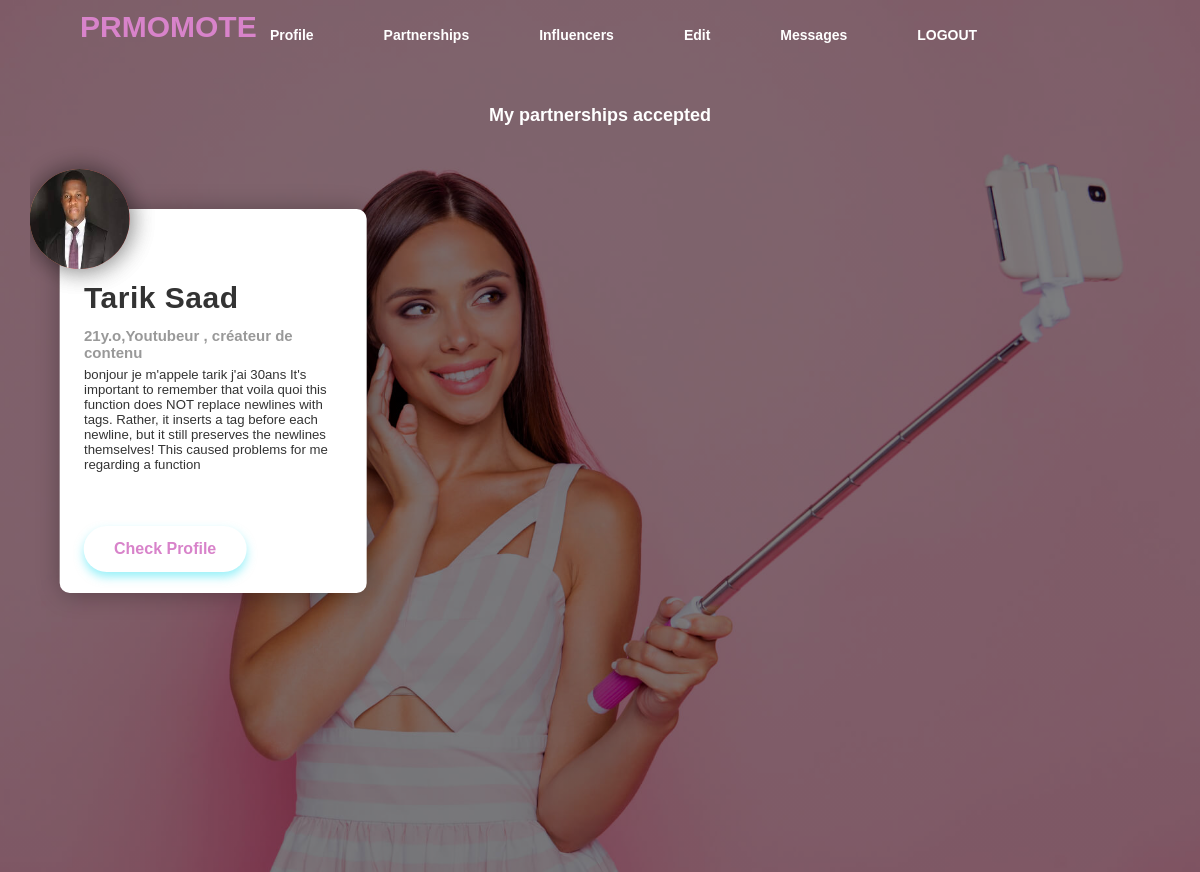
/espaceBrande/partnerships/main.php (signed in), run on the app's committed database.
### tables this page shows
CREATE TABLE Partnership
(
  id_influencer int
(11) NOT NULL,
  id_brand int
(11) NOT NULL,
  email_brand varchar
(255) NOT NULL,
  content varchar
(2000) NOT NULL,
  statut varchar
(50) NOT NULL,
  email_influencer varchar
(255) NOT NULL,
  sender varchar
(255) NOT NULL
);

CREATE TABLE influenceur
(
  id int
(255) NOT NULL,
  first_name varchar
(255) NOT NULL,
  last_name varchar
(255) NOT NULL,
  age varchar
(255) NOT NULL,
  email varchar
(255) NOT NULL,
  phone varchar
(255) NOT NULL,
  password varchar
(255) NOT NULL,
  gender varchar
(255) NOT NULL,
  description varchar
(1000) NOT NULL,
  profession varchar
(1000) NOT NULL,
  image_upload varchar
(255) NOT NULL
);

### espaceBrande/partnerships/main.php (the view, shortened to what this page needs)
<?php
include("../../connection/connection.php");
$id = $_SESSION["id"];
$sql = mysqli_query($conn, "SELECT * FROM Partnership where id_brand=$id and statut='signed'");
?>
<!DOCTYPE html>
<html lang="en">
<head>
    <link rel="stylesheet" href="style1.css">
    <link rel="stylesheet" href="https://cdnjs.cloudflare.com/ajax/libs/OwlCarousel2/2.3.4/assets/owl.carousel.min.css">
</head>
<body>
    <div class="main">
        <div class="navbar">
            <div class="icon">
                <h3 class="logo">PRMOMOTE</h3>
            </div>
            <div class="menu">
                <ul>
                    <li><a href="../profil-brand.php">Profile</a></li>
                    <li><a href="../partnerships/main.php">Partnerships</a></li>
                    <li><a href="../newPartner/new.php?page=1">Influencers</a></li>
                    <li><a href="../edit/edit.php">Edit</a></li>
                    <li><a href="../message/message.php">Messages</a></li>
                    <li><a href="../logout/logout.php">LOGOUT</a></li>
                </ul>
            </div>
        </div>
        <h2>My partnerships accepted</h2>
        <div class="wrapper">
            <div class="carousel owl-carousel">
                <?php
                while ($row = mysqli_fetch_array($sql)) {
                    $id_inflence = $row['id_influencer'];
                    $sqla = mysqli_query($conn, "SELECT * FROM influenceur where id=$id_inflence");
                    $rowa  = mysqli_fetch_array($sqla);
                    echo '<div class="card card-1">
                    <div class="wrappera">
                        <div class="blog_post">
                            <div class="img_pod">
                                <img src="../../image_profile/' . $rowa['image_upload'] . '"
                                    alt="random image">
                            </div>
                            <div class="container_copy">
                                <h1>' . $rowa['first_name'] . ' ' . $rowa['last_name'] . '</h1>
                                <h3>' . $rowa['age'] . 'y.o,' . $rowa['profession'] . '</h3>
                                <p>' . $rowa['description'] . '</p>
                            </div>
                            <a class="btn_primary" href=\'#\'> <button>Check Profile</button> </a>
                        </div>
                    </div>
                </div>';
                }
                ?>
            </div>
        </div>
    </div>
</body>
</html>

### espaceBrande/partnerships/style1.css (style rules this page uses)
* { margin: 0; padding: 0; }
.main { width: 100%; background: linear-gradient( to top, rgba(0, 0, 0, 0.5) 50%, rgba(0, 0, 0, 0.5) 50% ), url(img/1.jpg); background-position: center; background-size: cover; height: 109vh; }
.navbar { width: 1200px; height: 75px; margin: auto; }
.icon { width: 200px; float: left; height: 70px; margin-top: auto; }
.logo { color: #d883ca; font-size: 30px; font-family: Arial, Helvetica, sans-serif; padding: left 10px; float: left; padding-top: 10px; padding-left: 0%; position: absolute; left: 80px; }
.menu { width: 400px; float: left; height: 70px; }
.navbar ul { float: left; display: flex; justify-content: center; align-items: center; }
.navbar ul li { list-style: none; margin-left: 70px; margin-top: 27px; font-size: 14px; }
.navbar ul li a { text-decoration: none; color: #fff; font-family: Arial, Helvetica, sans-serif; font-weight: bold; transition: 0.4s ease-in-out; }
h2 { padding-top: 30px; text-align: center; color: #fff; font-family: Arial, Helvetica, sans-serif; }
* { padding: 0; margin: 0; }
html { font-family: "Roboto", sans-serif; font-size: 12px; }
body { background: #1488cc; background: -webkit-linear-gradient(to right, #2b32b2, #1488cc); background: linear-gradient(to right, #2b32b2, #1488cc); }
.wrappera { height: 100%; width: 100%; height: 530px; }
.blog_post { position: relative; padding: 6rem 3rem 3rem 2rem; background: #fff; max-width: 420px; border-radius: 10px; top: 50%; left: 50%; transform: translate(-50%, -50%); box-shadow: 1px 1px 2rem rgba(0, 0, 0, 0.3); }
.img_pod { height: 100px; width: 100px; background: linear-gradient(90deg, #ff9966, #ff5e62); z-index: -1; box-shadow: 1px 1px 2rem rgba(0, 0, 0, 0.3); border-radius: 100%; position: absolute; left: -30px; top: 10px; transform: translateY(-50%); }
img { height: 100px; width: 100px; position: relative; top: 50%; left: 50%; transform: translate(-50%, -50%); border-radius: 100%; box-shadow: 1px 1px 2rem rgba(0, 0, 0, 0.3); }
h3 { margin: 0 0 0.5rem 0; color: #999; font-size: 1.25rem; }
h1 { margin: 0 0 1rem 0; font-size: 2.5rem; letter-spacing: 0.5px; color: #333; }
p { margin: 0 0 4.5rem 0; font-size: 1.1rem; color: #333; }
button { background-color: #fff; color: #d883ca; border: none; box-shadow: 0 5px 10px rgba(54, 228, 244, 0.5); padding: 14px 30px; cursor: pointer; border-radius: 30px; margin-bottom: -50px; font-weight: 600; font-size: 16px; }
* { margin: 0; padding: 0; box-sizing: border-box; font-family: "Poppins", sans-serif; }
body { min-height: 100vh; display: flex; align-items: center; }
.wrapper { width: 100%; }
.carousel { max-width: 1400px; margin: auto; padding: 0 30px; }
.carousel .card { color: #fff; margin: 10px 30px; }

### data on the page
partnership: influenceur.image_upload (picture), influenceur.first_name "Tarik", influenceur.last_name "Saad", influenceur.age "21", influenceur.profession "Youtubeur , créateur de contenu", influenceur.description "bonjour je m'appele tarik j'ai 30ans It's important to remember that voila quoi this function does NOT replace newlines with tags. Rather, it inserts a tag before each newline, but it still preserves the newlines themselves! This caused problems for me regarding a function"
